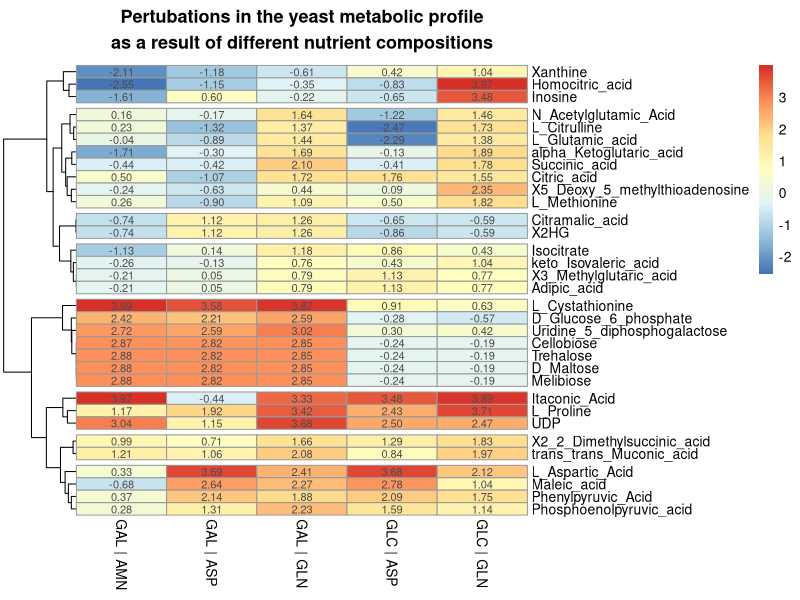

Recreate this plot in R.
library('dplyr')
library('pheatmap')


# Read and process CSV for plotting on cluster map
data <- read.csv('data/log2_nutrient_mean.csv')
# Index Sample.Group as row names and drop Sample.Group column.
rownames(data) <- data$Sample.Group
data$Sample.Group <- NULL
data <- mutate_all(data, function(x) as.numeric(as.character(x)))

# Plot heatmap using ward.D2 clustering method employing Manhattan clustering by row
pheatmap(as.matrix(t(data)),
    cutree_rows=8,
    cluster_rows=T,
    cluster_cols=F,
    clustering_method="ward.D2",
    clustering_distance_rows="manhattan",
    display_numbers=T,
    main="Pertubations in the yeast metabolic profile\nas a result of different nutrient compositions"
    )
